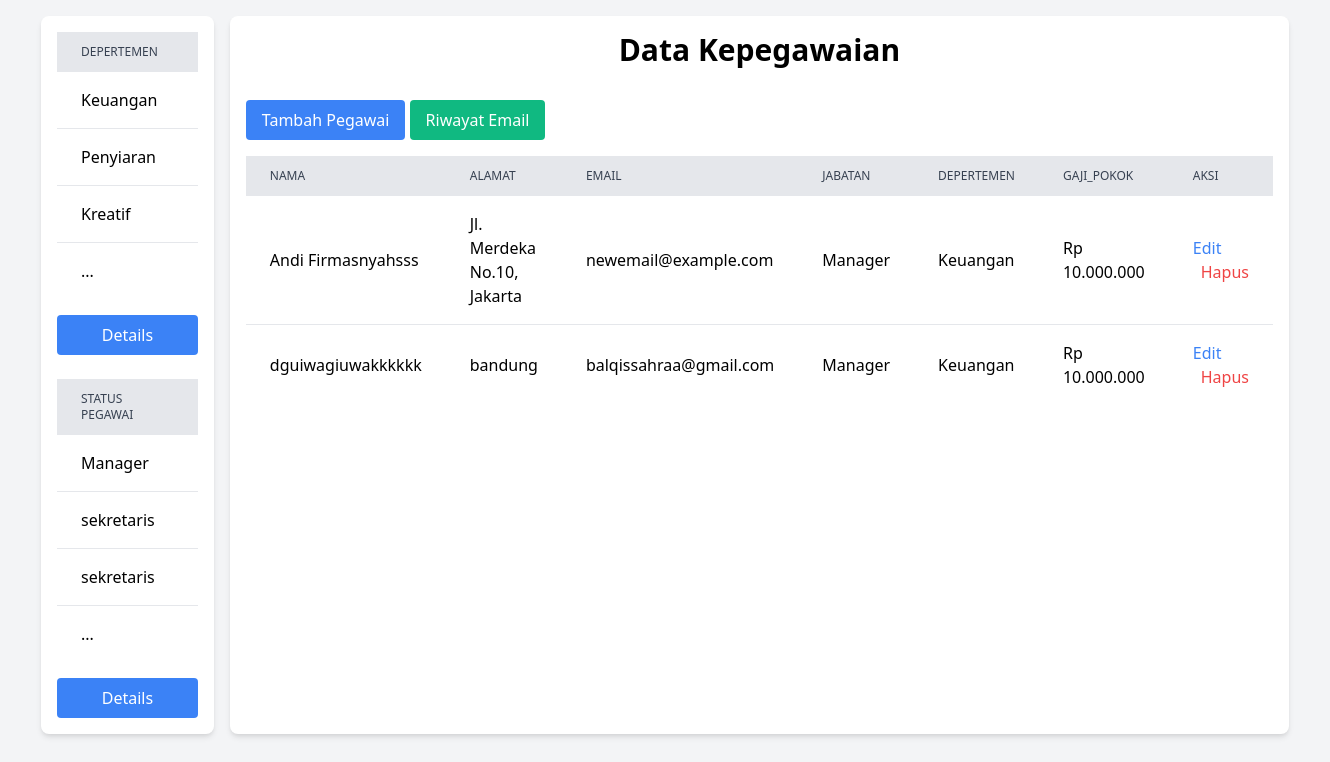
The page / on the database its author committed.
### tables this page shows
CREATE TABLE `depertemen` (
  `id_depertemen` int(11) NOT NULL,
  `nama_depertemen` varchar(255) NOT NULL,
  `id_manager` int(11) NOT NULL
);

CREATE TABLE `jabatan` (
  `id_jabatan` int(11) NOT NULL,
  `nama_jabatan` varchar(255) NOT NULL,
  `GAJI_POKOK` decimal(10,2) NOT NULL,
  `tunjangan` decimal(10,2) NOT NULL
);

CREATE TABLE `pegawai` (
  `id_pegawai` int(11) NOT NULL,
  `nama` varchar(100) NOT NULL,
  `tanggal_lahir` date NOT NULL,
  `jk` enum('L','P') DEFAULT NULL,
  `alamat` varchar(255) NOT NULL,
  `no_telpon` varchar(15) DEFAULT NULL,
  `email` varchar(100) NOT NULL,
  `id_jabatan` int(11) NOT NULL,
  `id_depertemen` int(11) NOT NULL
);

### index.php (the view, shortened to what this page needs)
<?php
include 'koneksi.php';
$query = "CALL GetPegawaiInfo()";
$result = mysqli_query($koneksi, $query);
$pegawaiData = [];
while ($row = mysqli_fetch_assoc($result)) {
    $pegawaiData[] = $row;
}
mysqli_next_result($koneksi);
$query_Jabatan = "SELECT * FROM jabatan LIMIT 3";
$result_Jabatan = mysqli_query($koneksi, $query_Jabatan);
$query_depertemen = "SELECT * FROM depertemen LIMIT 3";
$result_depertemen = mysqli_query($koneksi, $query_depertemen);
?>
<!DOCTYPE html>
<html lang="en">
<head>
    <link href="https://cdn.jsdelivr.net/npm/tailwindcss@2.2.19/dist/tailwind.min.css" rel="stylesheet">
</head>
<body class="bg-gray-100">
    <div class="container mx-auto p-4 flex space-x-4">
        <div class="w-1/4 bg-white shadow-md rounded-lg p-4">
            <div>
                <table class="min-w-full">
                <thead class="bg-gray-200">
                <tr>
                        <th class="px-6 py-3 text-left text-xs font-medium text-gray-700 uppercase">Depertemen</th>
                    </tr>
                    </thead>
                    <tbody class="divide-y divide-gray-200">
                    <?php while ($depertemen = mysqli_fetch_assoc($result_depertemen)): ?>
                    <tr>
                        <td class="px-6 py-4"><?= $depertemen['nama_depertemen'] ?></td>
                    </tr>
                    <?php endwhile; ?>
                    <tr>
                    <td class="px-6 py-4">...</td>
                    </tr>
                </tbody>
                </table>
                <a href="depertemen.php" class="mt-4 inline-block bg-blue-500 text-white px-4 py-2 rounded w-full text-center">Details</a>
            </div>
            <br>
            <div>
                <table class="min-w-full">
                <thead class="bg-gray-200">
                <tr>
                        <th class="px-6 py-3 text-left text-xs font-medium text-gray-700 uppercase">Status Pegawai</th>
                    </tr>
                    </thead>
                    <tbody class="divide-y divide-gray-200">
                    <?php while ($Jabatan = mysqli_fetch_assoc($result_Jabatan)): ?>
                    <tr>
                        <td class="px-6 py-4"><?= $Jabatan['nama_jabatan'] ?></td>
                    </tr>
                    <?php endwhile; ?>
                    <tr>
                    <td class="px-6 py-4">...</td>
                    </tr>
                </tbody>
                </table>
                <a href="jabatan.php" class="mt-4 inline-block bg-blue-500 text-white px-4 py-2 rounded w-full text-center">Details</a>
            </div>
        </div>
        <div class="w-full bg-white shadow-md rounded-lg p-4">
            <h1 class="text-3xl font-bold text-center mb-8">Data Kepegawaian </h1>
            <a href="tambah_pegawai.php" class="bg-blue-500 text-white px-4 py-2 rounded mb-4 inline-block">Tambah Pegawai</a>
            <a href="riwayat_email.php" class="bg-green-500 text-white px-4 py-2 rounded mb-4 inline-block">Riwayat Email</a>
            <table class="min-w-full">
                <thead class="bg-gray-200">
                    <tr>
                        <th class="px-6 py-3 text-left text-xs font-medium text-gray-700 uppercase">Nama</th>
                        <th class="px-6 py-3 text-left text-xs font-medium text-gray-700 uppercase">Alamat</th>
                        <th class="px-6 py-3 text-left text-xs font-medium text-gray-700 uppercase">Email</th>
                        <th class="px-6 py-3 text-left text-xs font-medium text-gray-700 uppercase">Jabatan</th>
                        <th class="px-6 py-3 text-left text-xs font-medium text-gray-700 uppercase">Depertemen</th>
                        <th class="px-6 py-3 text-left text-xs font-medium text-gray-700 uppercase">Gaji_pokok</th>
                        <th class="px-6 py-3 text-left text-xs font-medium text-gray-700 uppercase">Aksi</th>
                    </tr>
                </thead>
                <tbody class="divide-y divide-gray-200">
    <?php foreach ($pegawaiData as $row): ?>
    <tr>
        <td class="px-6 py-4"><?= $row['nama'] ?></td>
        <td class="px-6 py-4"><?= $row['alamat'] ?></td>
        <td class="px-6 py-4"><?= $row['email'] ?></td>
        <td class="px-6 py-4"><?= $row['nama_jabatan'] ?></td>
        <td class="px-6 py-4"><?= $row['nama_depertemen'] ?></td>
        <td class="px-6 py-4"><?= "Rp " . number_format($row['GAJI_POKOK'], 0, ',', '.') ?></td>
        <td class="px-6 py-4">
            <a href="edit_pegawai.php?id=<?= $row['id_pegawai'] ?>" class="text-blue-500 hover:text-blue-700 border-solid">Edit</a>
            <a href="hapus_pegawai.php?id=<?= $row['id_pegawai'] ?>" class="text-red-500 hover:text-red-700 ml-2 border-solid" onclick="return confirm('Apakah Anda yakin?')">Hapus</a>
        </td>
    </tr>
    <?php endforeach; ?>
</tbody>
            </table>
        </div>
    </div>
</body>

### rows shown on the page
depertemen: nama_depertemen "Keuangan"
depertemen: nama_depertemen "Penyiaran"
depertemen: nama_depertemen "Kreatif"
jabatan: nama_jabatan "Manager"
jabatan: nama_jabatan "sekretaris"
jabatan: nama_jabatan "sekretaris"
pegawai: nama "Andi Firmasnyahsss", alamat "Jl. Merdeka No.10, Jakarta", email "newemail@example.com", id_jabatan.nama_jabatan "Manager", id_depertemen.nama_depertemen "Keuangan", id_jabatan.GAJI_POKOK "10.000.000"
pegawai: nama "dguiwagiuwakkkkkk", alamat "bandung", email "balqissahraa@gmail.com", id_jabatan.nama_jabatan "Manager", id_depertemen.nama_depertemen "Keuangan", id_jabatan.GAJI_POKOK "10.000.000"
